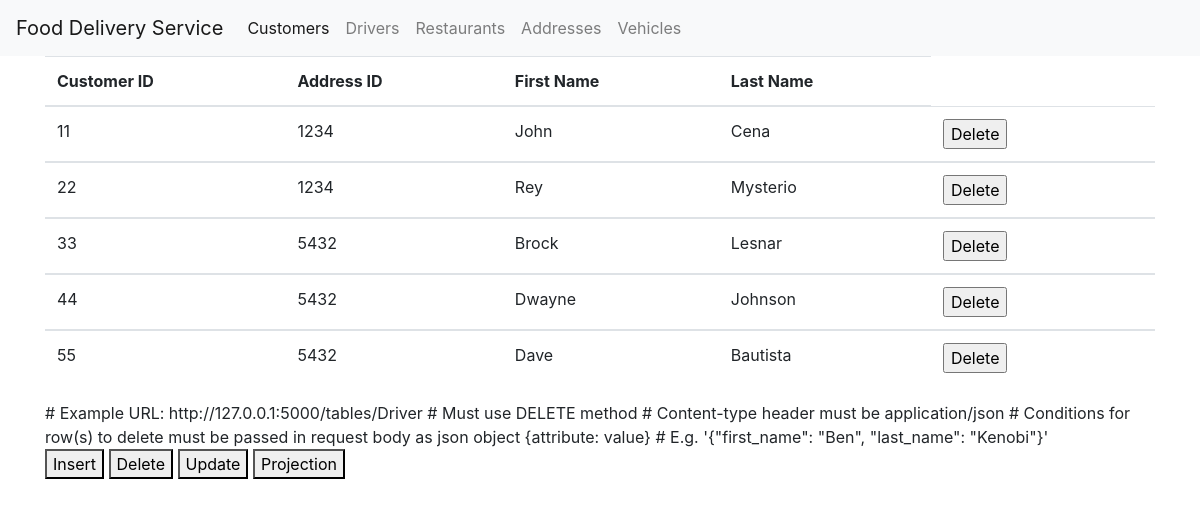
The page /customers on the database as committed earlier.
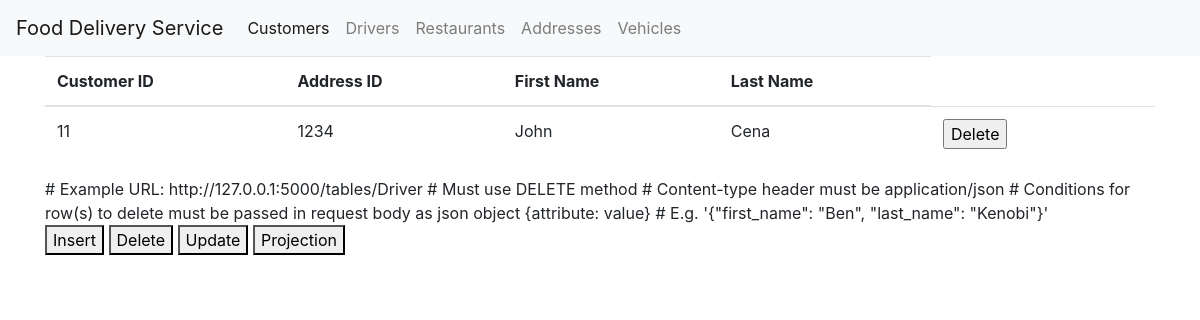
The same page on the database as committed later.
### tables this page shows
CREATE TABLE Customer (
	customer_id integer,
	addressID integer,
	first_name char(50),
    last_name char(50),
	PRIMARY KEY (customer_id),
	FOREIGN KEY (addressID) REFERENCES Address
);

### app.py (the view)
@app.route('/customers')
def customer():
    db_conn = sqlite3.connect("food_delivery.db");
    cur = db_conn.cursor();
    tableData =  table("Customer");
    db_conn.close()
    print(tableData)
    return render_template('customer.html', tableData = tableData);

### app.py (called while the page is built)
def select_table(table: str, attributes: str) -> str:
    db_conn = sqlite3.connect("food_delivery.db")
    cur = db_conn.cursor()
    out = []
    for row in cur.execute(f"SELECT {attributes} FROM {table}"):
        out.append(row)
    return out;

@app.route("/tables/<tablename>", methods=['GET'])
def table(tablename: str):
    attributes = request.args.get("attributes")
    if attributes is None:
        attributes = "*"
    return select_table(tablename, attributes)

### templates/customer.html (shortened to what this page needs)
{% extends 'base.html' %}
{% block content %}
<div>
<table class="table">
    <thead>
      <tr>
        <th scope="col">Customer ID</th>
        <th scope="col">Address ID</th>
        <th scope="col">First Name</th>
        <th scope="col">Last Name</th>
      </tr>
    </thead>
    {% for user in tableData %}
    <tbody>
      <td>{{ user[0] }} </td>
      <td>{{ user[1] }} </td>
      <td>{{ user[2] }} </td>
      <td>{{ user[3] }} </td>
      <td><form action="{{ url_for('delete_customer') }}" method=post>
  <input type=submit  value="Delete" />
    </form><td>
    </tbody>
    {% endfor %}
  </table>
</div>
# Example URL: http://127.0.0.1:5000/tables/Driver
# Must use DELETE method
# Content-type header must be application/json
# Conditions for row(s) to delete must be passed in request body as json object {attribute: value}
# E.g. '{"first_name": "Ben", "last_name": "Kenobi"}'
<div>
  <Button onclick="myFunction()"> Insert </Button>
    <Button onclick="myFunction()"> Delete </Button>
    <Button onclick="myFunction()"> Update </Button>
    <Button onclick="myFunction()"> Projection </Button>
</div>
{% endblock %}

### templates/base.html (shortened to what this page needs)
<!doctype html>
<html lang="en">
  <head>
    <link rel="stylesheet" href="https://stackpath.bootstrapcdn.com/bootstrap/4.3.1/css/bootstrap.min.css">
  </head>
  <body>
      <div>
        <nav class="navbar navbar-expand-lg navbar-light bg-light">
          <a class="navbar-brand" href="/">Food Delivery Service</a>
          <div class="collapse navbar-collapse" id="navbarSupportedContent">
            <ul class="navbar-nav mr-auto">
              <li class="nav-item active">
                <a class="nav-link" href="/customers">Customers<span class="sr-only">(current)</span></a>
              </li>
              <li class="nav-item">
                <a class="nav-link" href="/drivers">Drivers</a>
              </li>
              <li class="nav-item">
                <a class="nav-link" href="/restaurants">Restaurants</a>
              </li>
              <li class="nav-item">
                <a class="nav-link" href="/address">Addresses</a>
              </li>
              <li class="nav-item">
                <a class="nav-link" href="/vehicles">Vehicles</a>
              </li>
            </ul>
        </div>
     </div>
        <div class="container">
                {% block content %} {% endblock %}
        </div>
  </body>
</html>

Rows that differ between the two databases and show on the page:
removed Customer: customer_id "22", addressID "1234", first_name "Rey", last_name "Mysterio"
removed Customer: customer_id "33", addressID "5432", first_name "Brock", last_name "Lesnar"
removed Customer: customer_id "44", addressID "5432", first_name "Dwayne", last_name "Johnson"
removed Customer: customer_id "55", addressID "5432", first_name "Dave", last_name "Bautista"
